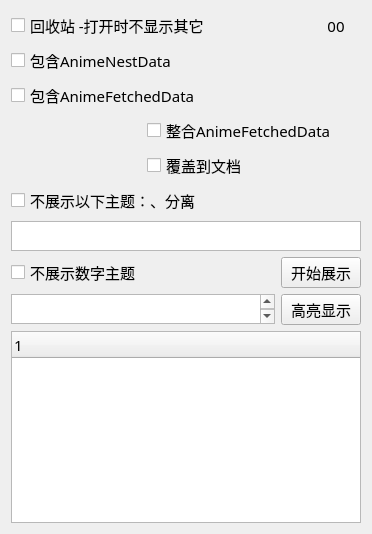
         <widget class="QWidget" name="page_2">
          <layout class="QGridLayout" name="gridLayout_22">
           <item row="7" column="0">
            <widget class="myCheckBox" name="NotDisplayNumberTitle">
             <property name="font">
              <font>
               <family>宋体</family>
               <pointsize>11</pointsize>
              </font>
             </property>
             <property name="text">
              <string>不展示数字主题</string>
             </property>
            </widget>
           </item>
           <item row="5" column="0" colspan="3">
            <widget class="myCheckBox" name="NotDisplayTheseTitle">
             <property name="font">
              <font>
               <family>宋体</family>
               <pointsize>11</pointsize>
              </font>
             </property>
             <property name="text">
              <string>不展示以下主题：、分离</string>
             </property>
            </widget>
           </item>
           <item row="1" column="0" colspan="3">
            <widget class="myCheckBox" name="DisplayAnimeNestData">
             <property name="font">
              <font>
               <family>宋体</family>
               <pointsize>11</pointsize>
              </font>
             </property>
             <property name="text">
              <string>包含AnimeNestData</string>
             </property>
            </widget>
           </item>
           <item row="4" column="1">
            <widget class="myCheckBox" name="MergeAnimeFetchedDataToFiles">
             <property name="font">
              <font>
               <family>宋体</family>
               <pointsize>11</pointsize>
              </font>
             </property>
             <property name="text">
              <string>覆盖到文档</string>
             </property>
            </widget>
           </item>
           <item row="2" column="0" colspan="3">
            <widget class="myCheckBox" name="DisplayAnimeFetchedData">
             <property name="font">
              <font>
               <family>宋体</family>
               <pointsize>11</pointsize>
              </font>
             </property>
             <property name="text">
              <string>包含AnimeFetchedData</string>
             </property>
            </widget>
           </item>
           <item row="3" column="1" colspan="3">
            <widget class="myCheckBox" name="MergeAnimeFetchedData">
             <property name="font">
              <font>
               <family>宋体</family>
               <pointsize>11</pointsize>
              </font>
             </property>
             <property name="text">
              <string>整合AnimeFetchedData</string>
             </property>
            </widget>
           </item>
           <item row="8" column="2" colspan="2">
            <widget class="QPushButton" name="DisplayHighlight">
             <property name="font">
              <font>
               <family>宋体</family>
               <pointsize>11</pointsize>
              </font>
             </property>
             <property name="text">
              <string>高亮显示</string>
             </property>
            </widget>
           </item>
           <item row="6" column="0" colspan="4">
            <widget class="QTextEdit" name="NotDisplayTitles">
             <property name="sizePolicy">
              <sizepolicy hsizetype="Expanding" vsizetype="Expanding">
               <horstretch>10</horstretch>
               <verstretch>0</verstretch>
              </sizepolicy>
             </property>
             <property name="minimumSize">
              <size>
               <width>150</width>
               <height>0</height>
              </size>
             </property>
             <property name="maximumSize">
              <size>
               <width>16777215</width>
               <height>30</height>
              </size>
             </property>
             <property name="font">
              <font>
               <pointsize>11</pointsize>
              </font>
             </property>
            </widget>
           </item>
           <item row="7" column="1">
            <spacer name="horizontalSpacer_3">
             <property name="orientation">
              <enum>Qt::Horizontal</enum>
             </property>
             <property name="sizeHint" stdset="0">
              <size>
               <width>40</width>
               <height>20</height>
              </size>
             </property>
            </spacer>
           </item>
           <item row="7" column="2" colspan="2">
            <widget class="QPushButton" name="AnimeDataStartDisplay">
             <property name="font">
              <font>
               <family>宋体</family>
               <pointsize>11</pointsize>
              </font>
             </property>
             <property name="text">
              <string>开始展示</string>
             </property>
            </widget>
           </item>
           <item row="9" column="0" colspan="4">
            <widget class="QTreeWidget" name="AnimeDataDisplay">
             <property name="font">
              <font>
               <family>宋体</family>
               <pointsize>11</pointsize>
              </font>
             </property>
             <column>
              <property name="text">
               <string notr="true">1</string>
              </property>
             </column>
            </widget>
           </item>
           <item row="3" column="0">
            <spacer name="horizontalSpacer">
             <property name="orientation">
              <enum>Qt::Horizontal</enum>
             </property>
             <property name="sizeHint" stdset="0">
              <size>
               <width>95</width>
               <height>20</height>
              </size>
             </property>
            </spacer>
           </item>
           <item row="8" column="0" colspan="2">
            <widget class="QTextEdit" name="DisplayKeyWord">
             <property name="sizePolicy">
              <sizepolicy hsizetype="Expanding" vsizetype="Expanding">
               <horstretch>10</horstretch>
               <verstretch>0</verstretch>
              </sizepolicy>
             </property>
             <property name="minimumSize">
              <size>
               <width>50</width>
               <height>0</height>
              </size>
             </property>
             <property name="maximumSize">
              <size>
               <width>16777215</width>
               <height>30</height>
              </size>
             </property>
             <property name="font">
              <font>
               <family>宋体</family>
               <pointsize>11</pointsize>
              </font>
             </property>
            </widget>
           </item>
           <item row="0" column="3">
            <widget class="QLabel" name="TotalMatched">
             <property name="minimumSize">
              <size>
               <width>50</width>
               <height>0</height>
              </size>
             </property>
             <property name="maximumSize">
              <size>
               <width>54</width>
               <height>16777215</height>
              </size>
             </property>
             <property name="font">
              <font>
               <family>宋体</family>
               <pointsize>11</pointsize>
              </font>
             </property>
             <property name="text">
              <string>00</string>
             </property>
             <property name="alignment">
              <set>Qt::AlignCenter</set>
             </property>
            </widget>
           </item>
           <item row="0" column="0" colspan="2">
            <widget class="myCheckBox" name="DisplayRecycleBin">
             <property name="font">
              <font>
               <family>宋体</family>
               <pointsize>11</pointsize>
              </font>
             </property>
             <property name="text">
              <string>回收站 -打开时不显示其它</string>
             </property>
            </widget>
           </item>
          </layout>
         </widget>
